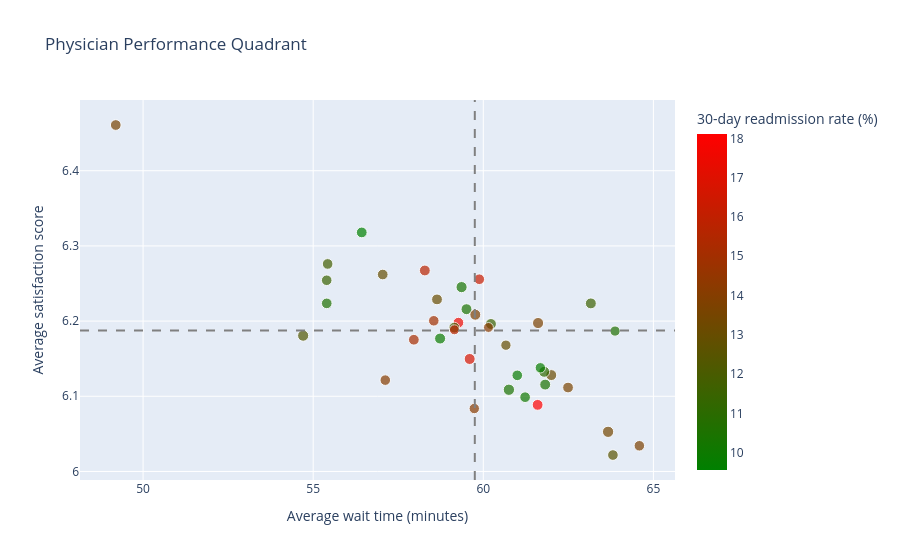

The cell this chart's notebook holds for it:
### Code cell
fig = px.scatter(
    dfPhysicianMetricsMerged,
    x="avg_physician_wait_time",
    y="avg_physician_satisfaction_score",
    size="patient_volume",
    color="rate_readmission_30d",
    color_continuous_scale=["green", "red"],
    size_max=8,
    hover_name="attending_physician",
    hover_data={
        "avg_physician_wait_time": ":.2f",
        "avg_physician_satisfaction_score": ":.2f",
        "patient_volume": True,
        "rate_readmission_30d": ":.2f",
    },
    labels={
        "avg_physician_wait_time": "Average wait time (minutes)",
        "avg_physician_satisfaction_score": "Average satisfaction score",
        "patient_volume": "Patient volume",
        "rate_readmission_30d": "30-day readmission rate (%)",
    },
    title="Physician Performance Benchmarking: Wait Time vs Patient Satisfaction",
)

# Use medians to divide physicians into quadrants.
fig.add_vline(
    x=dfPhysicianMetricsMerged["avg_physician_wait_time"].median(),
    line_dash="dash",
    line_color="gray",
)
fig.add_hline(
    y=dfPhysicianMetricsMerged["avg_physician_satisfaction_score"].median(),
    line_dash="dash",
    line_color="gray",
)

fig.show()

### Figure 1 — Plotly figure (JSON) as saved in the notebook; plotly's stock layout.template omitted (floating-point values rounded to 4 significant figures)
{"data": [{"customdata": [[253.0, 13.04], [259.0, 11.58], [243.0, 11.52], [263.0, 9.886], [247.0, 12.55], [254.0, 18.11], [246.0, 10.57], [259.0, 10.42], [242.0, 14.05], [254.0, 15.75], [250.0, 15.2], [275.0, 13.45], [231.0, 12.99], [260.0, 11.54], [240.0, 15.0], [245.0, 17.55], [259.0, 13.13], [212.0, 14.15], [226.0, 10.62], [246.0, 11.79], [244.0, 9.836], [261.0, 11.11], [235.0, 9.787], [270.0, 10.37], [253.0, 11.86], [251.0, 9.562], [277.0, 10.47], [216.0, 15.74], [233.0, 14.16], [260.0, 13.85], [268.0, 12.31], [247.0, 10.12], [247.0, 12.96], [240.0, 13.75], [249.0, 13.65], [257.0, 10.51], [250.0, 13.6], [270.0, 13.7], [246.0, 16.26], [262.0, 16.79]], "hovertemplate": "<b>%{hovertext}</b><br><br>Average wait time (minutes)=%{x:.2f}<br>Average satisfaction score=%{y:.2f}<br>Patient volume=%{customdata[0]}<br>30-day readmission rate (%)=%{marker.color:.2f}<extra></extra>", "hovertext": ["Dr.AA", "Dr.AB", "Dr.BA", "Dr.BB", "Dr.CA", "Dr.CB", "Dr.DA", "Dr.DB", "Dr.EA", "Dr.EB", "Dr.FA", "Dr.FB", "Dr.GA", "Dr.GB", "Dr.HA", "Dr.HB", "Dr.IA", "Dr.IB", "Dr.JA", "Dr.JB", "Dr.KA", "Dr.KB", "Dr.LA", "Dr.LB", "Dr.MA", "Dr.MB", "Dr.NA", "Dr.NB", "Dr.OA", "Dr.PA", "Dr.QA", "Dr.RA", "Dr.SA", "Dr.TA", "Dr.UA", "Dr.VA", "Dr.WA", "Dr.XA", "Dr.YA", "Dr.ZA"], "legendgroup": "", "marker": {"color": [13.04, 11.58, 11.52, 9.886, 12.55, 18.11, 10.57, 10.42, 14.05, 15.75, 15.2, 13.45, 12.99, 11.54, 15.0, 17.55, 13.13, 14.15, 10.62, 11.79, 9.836, 11.11, 9.787, 10.37, 11.86, 9.562, 10.47, 15.74, 14.16, 13.85, 12.31, 10.12, 12.96, 13.75, 13.65, 10.51, 13.6, 13.7, 16.26, 16.79], "coloraxis": "coloraxis", "size": [253, 259, 243, 263, 247, 254, 246, 259, 242, 254, 250, 275, 231, 260, 240, 245, 259, 212, 226, 246, 244, 261, 235, 270, 253, 251, 277, 216, 233, 260, 268, 247, 247, 240, 249, 257, 250, 270, 246, 262], "sizemode": "area", "sizeref": 4.328, "symbol": "circle"}, "mode": "markers", "name": "", "orientation": "v", "showlegend": false, "type": "scatter", "x": [58.64, 63.16, 55.4, 58.73, 63.81, 61.6, 55.4, 59.51, 57.12, 58.28, 57.96, 63.67, 60.66, 60.23, 58.54, 59.27, 62.0, 60.15, 63.87, 55.43, 61.0, 61.79, 61.68, 59.36, 59.15, 56.43, 60.75, 59.15, 59.74, 59.77, 54.71, 61.23, 57.04, 64.59, 62.49, 61.82, 49.2, 61.61, 59.88, 59.6], "xaxis": "x", "y": [6.229, 6.224, 6.254, 6.177, 6.022, 6.089, 6.224, 6.216, 6.121, 6.267, 6.175, 6.053, 6.168, 6.196, 6.2, 6.198, 6.128, 6.192, 6.187, 6.276, 6.128, 6.133, 6.138, 6.245, 6.191, 6.318, 6.109, 6.188, 6.084, 6.208, 6.181, 6.099, 6.262, 6.034, 6.112, 6.116, 6.461, 6.197, 6.256, 6.15], "yaxis": "y"}], "layout": {"coloraxis": {"autocolorscale": false, "colorbar": {"title": {"text": "30-day readmission rate (%)"}}, "colorscale": [[0, "green"], [1, "red"]]}, "legend": {"itemsizing": "constant", "tracegroupgap": 0}, "shapes": [{"line": {"color": "gray", "dash": "dash"}, "type": "line", "x0": 59.75, "x1": 59.75, "xref": "x", "y0": 0, "y1": 1, "yref": "y domain"}, {"line": {"color": "gray", "dash": "dash"}, "type": "line", "x0": 0, "x1": 1, "xref": "x domain", "y0": 6.188, "y1": 6.188, "yref": "y"}], "title": {"text": "Physician Performance Quadrant"}, "xaxis": {"anchor": "y", "domain": [0, 1], "title": {"text": "Average wait time (minutes)"}}, "yaxis": {"anchor": "x", "domain": [0, 1], "title": {"text": "Average satisfaction score"}}}}
